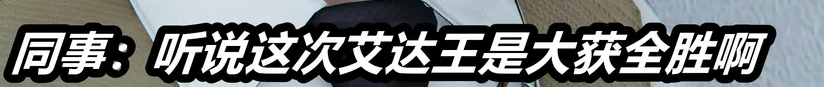
#> input picture tests/fixtures/caption-reference.png, 824 x 87 px
$ python -i layout_service.py   (imports and definitions only)   (older library calls are emulated)
#> lines starting #> are read from the running program, lines starting #| are printed output that depends on the picture
from __future__ import annotations

from collections.abc import Sequence
from collections import OrderedDict
from dataclasses import dataclass
import math
from pathlib import Path
import threading

import cv2
import numpy as np
from PIL import Image, ImageOps


Region = tuple[int, int, int, int]


@dataclass(frozen=True)
class LayoutAnalysis:
    image_size: tuple[int, int]
    grid_size: tuple[int, int]
    regions: tuple[Region, ...]
    detail: np.ndarray
    protected: np.ndarray

    @property
    def nbytes(self):
        return self.detail.nbytes + self.protected.nbytes


@dataclass(frozen=True)
class LayoutResult:
    positions: tuple[tuple[float, float], ...] | None
    overlaps_people: bool = False


class LayoutService:
    """Chooses a readable caption position while avoiding detected people and faces."""

    ANALYSIS_SIDE = 640
    GRID_SIDE = 320
    CACHE_BYTES = 16 * 1024 * 1024
    CACHE_ENTRIES = 64

    def __init__(self):
        self._cache = OrderedDict()
        self._cache_bytes = 0
        self._lock = threading.RLock()
        self._face_detector = None
        self._people_detector = None

    def analyze_path(self, path: Path) -> LayoutAnalysis:
        path = Path(path).resolve()
        stat = path.stat()
        key = (str(path), stat.st_size, stat.st_mtime_ns, stat.st_ctime_ns)
        with self._lock:
            if key in self._cache:
                self._cache.move_to_end(key)
                return self._cache[key]
            with Image.open(path) as opened:
#> opened is the input picture: PIL image 824x87 RGB; mean R, G, B 113.9, 116.9, 116.9
                dimensions = opened.size
#> dimensions = (824, 87)
                if opened.getexif().get(274) in {5, 6, 7, 8}:
                    dimensions = dimensions[::-1]
                opened.draft("RGB", (self.ANALYSIS_SIDE, self.ANALYSIS_SIDE))
                opened.thumbnail((self.ANALYSIS_SIDE, self.ANALYSIS_SIDE), Image.Resampling.BILINEAR)
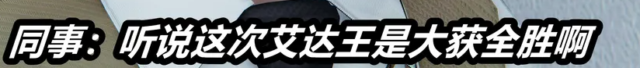
#> opened: PIL image 640x68 RGB; mean R, G, B 113.8, 116.9, 116.8
                thumbnail = ImageOps.exif_transpose(opened).convert("RGB")
            detected = self.detect_protected_regions(thumbnail)
#> after the loop in detect_protected_regions, `for x, y, width, height in face_detector.detectMultiScale(`: regions = []
#> detected = []
            sx, sy = dimensions[0] / thumbnail.width, dimensions[1] / thumbnail.height
#> sx = 1.29; sy = 1.28
            regions = [(round(x*sx), round(y*sy), math.ceil(w*sx), math.ceil(h*sy)) for x, y, w, h in detected]
#> regions = []
            analysis = self.analyze(thumbnail, regions, image_size=dimensions)
            self._cache[key] = analysis
            self._cache_bytes += analysis.nbytes
            while len(self._cache) > self.CACHE_ENTRIES or self._cache_bytes > self.CACHE_BYTES:
                self._cache_bytes -= self._cache.popitem(last=False)[1].nbytes
            return analysis

    def analyze(self, image: Image.Image, protected_regions: Sequence[Region] = (), *, image_size=None) -> LayoutAnalysis:
#> called with image_size = (824, 87)
        dimensions = image_size or image.size
#> dimensions = (824, 87)
        thumbnail = image.copy()
        thumbnail.thumbnail((self.GRID_SIDE, self.GRID_SIDE), Image.Resampling.BILINEAR)
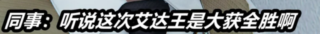
#> thumbnail: PIL image 320x34 RGB; mean R, G, B 113.9, 117, 116.9
        gray = np.asarray(thumbnail.convert("L"), dtype=np.float32) / 255
#> gray: shape (34, 320) float32
        dx = cv2.Sobel(gray, cv2.CV_32F, 1, 0)
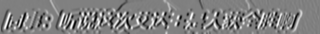
#> dx: shape (34, 320) float32; min -3.75, max 3.69, mean 0.00507; drawn with min black and max white
        dy = cv2.Sobel(gray, cv2.CV_32F, 0, 1)
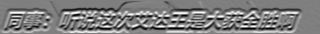
#> dy: shape (34, 320) float32; min -3.85, max 3.85, mean -0.017; drawn with min black and max white
        detail = np.clip(cv2.magnitude(dx, dy), 0, 1)
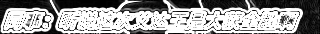
#> detail: shape (34, 320) float32; min 0, max 1, mean 0.598
        # A union mask avoids counting the same face/body overlap more than once.
        mask = self._region_mask(thumbnail.size, dimensions, protected_regions)
        return LayoutAnalysis(dimensions, thumbnail.size, tuple(protected_regions),
                              cv2.integral(detail, sdepth=cv2.CV_32F), cv2.integral(mask, sdepth=cv2.CV_32F))

    @staticmethod
    def _region_mask(grid_size, image_size, regions, padding=0):
#> called with grid_size = (320, 34), image_size = (824, 87), padding = 0
        width, height = grid_size
        sx, sy = width / image_size[0], height / image_size[1]
#> sx = 0.388; sy = 0.391
        mask = np.zeros((height, width), dtype=np.float32)
        for x, y, w, h in regions:
            left, top = max(0, math.floor((x-padding)*sx)), max(0, math.floor((y-padding)*sy))
            right, bottom = min(width, math.ceil((x+w+padding)*sx)), min(height, math.ceil((y+h+padding)*sy))
            if right > left and bottom > top:
                mask[top:bottom, left:right] = 1
#> this loop made 0 passes
#> mask: shape (34, 320) float32; every value is 0
        return mask

    @staticmethod
    def _window_sum(integral, width, height):
        return integral[height:, width:] - integral[:-height, width:] - integral[height:, :-width] + integral[:-height, :-width]

    # [89 lines left out: functions arrange, choose_position, not called in this run]

    def detect_protected_regions(self, image: Image.Image) -> list[Region]:
        original_width, original_height = image.size
        thumbnail = image.copy()
        thumbnail.thumbnail((self.ANALYSIS_SIDE, self.ANALYSIS_SIDE), Image.Resampling.BILINEAR)
        working = np.asarray(thumbnail.convert("RGB"))
        scale = min(1.0, self.ANALYSIS_SIDE / max(original_width, original_height))
        gray = cv2.cvtColor(working, cv2.COLOR_RGB2GRAY)
        regions: list[Region] = []

        cascade_path = cv2.data.haarcascades + "haarcascade_frontalface_default.xml"
        if self._face_detector is None:
            self._face_detector = cv2.CascadeClassifier(cascade_path)
        face_detector = self._face_detector
        if not face_detector.empty():
            for x, y, width, height in face_detector.detectMultiScale(
                gray, scaleFactor=1.1, minNeighbors=4, minSize=(20, 20)
            ):
                regions.append(
                    self._expanded_scaled_region(
                        (int(x), int(y), int(width), int(height)),
                        scale,
                        original_width,
                        original_height,
                        expansion=0.45,
                    )
                )

        if self._people_detector is None:
            self._people_detector = cv2.HOGDescriptor()
            self._people_detector.setSVMDetector(cv2.HOGDescriptor_getDefaultPeopleDetector())
        hog = self._people_detector
        people = []
        if working.shape[1] >= 64 and working.shape[0] >= 128:
            people, _ = hog.detectMultiScale(
                cv2.cvtColor(working, cv2.COLOR_RGB2BGR),
                winStride=(8, 8), padding=(8, 8), scale=1.08,
            )
        for x, y, width, height in people:
            regions.append(
                self._expanded_scaled_region(
                    (int(x), int(y), int(width), int(height)),
                    scale,
                    original_width,
                    original_height,
                    expansion=0.12,
                )
            )
        return regions

    # [34 lines left out: functions _expanded_scaled_region, _intersection_area, not called in this run]

>>> result = LayoutService().analyze_path('../../tests/fixtures/caption-reference.png')
#> in analyze_path, `self._cache_bytes += analysis.nbytes`: self._cache_bytes = 89880
